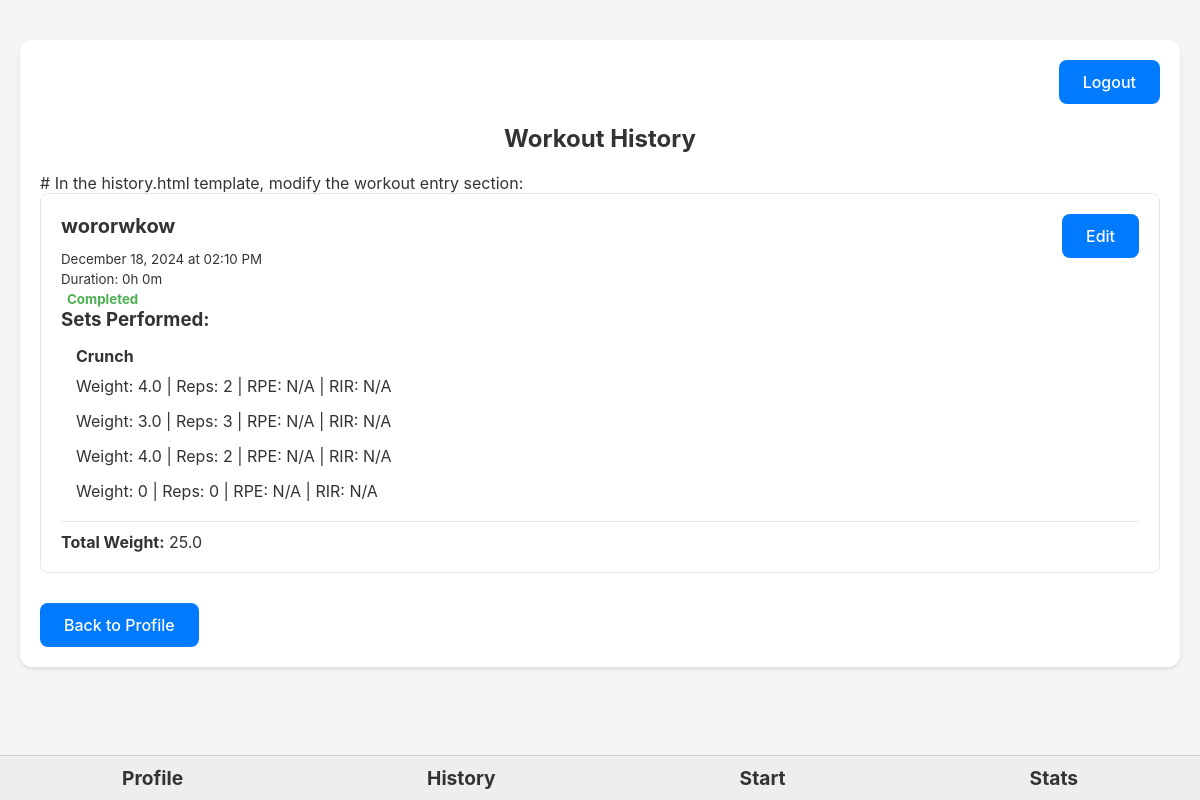
The app's page /history (signed in), older data.
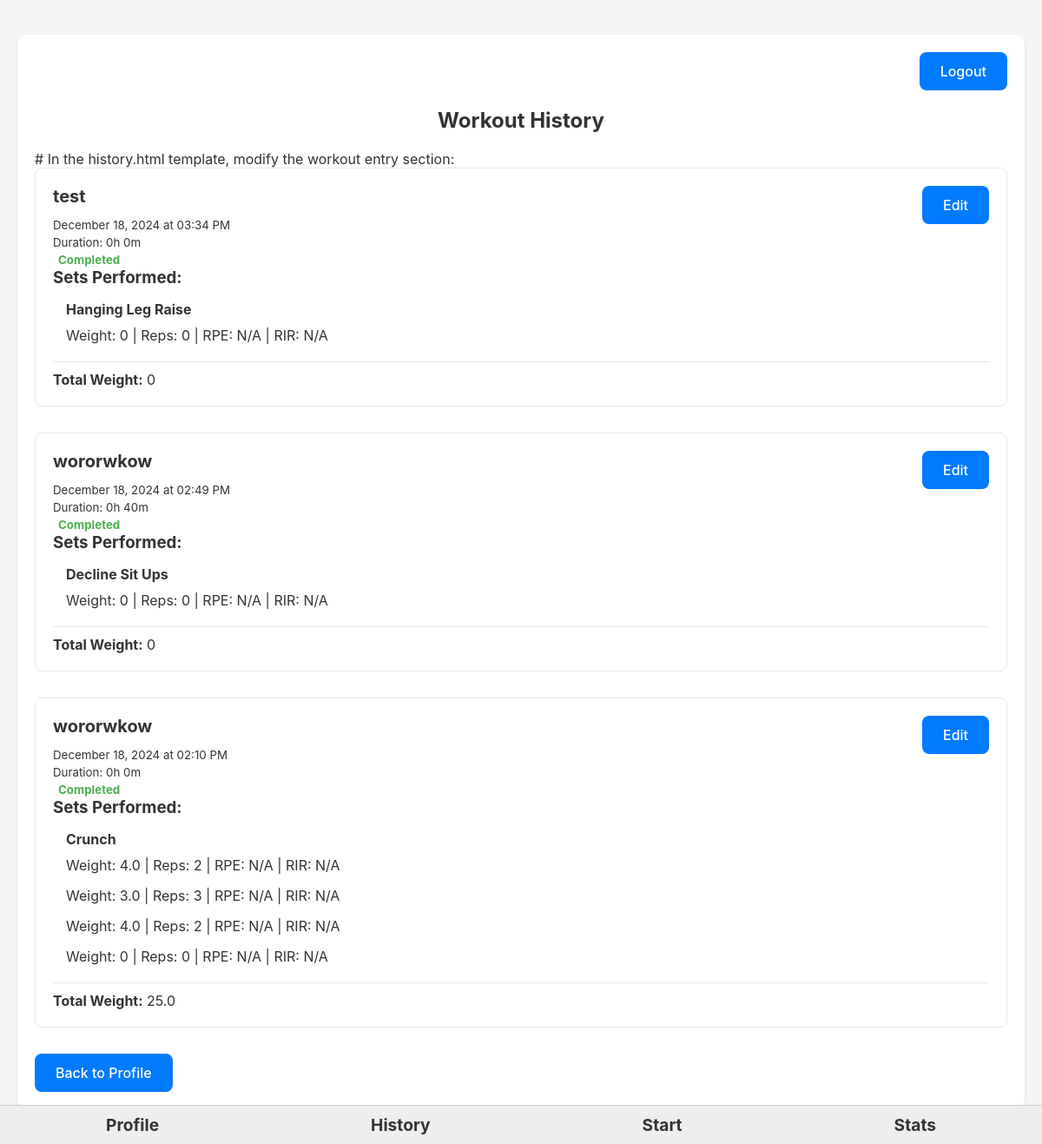
The same page, newer data.
### app.py (models this page shows, shortened)
class Workout(db.Model):
    id = db.Column(db.Integer, primary_key=True)
    user_id = db.Column(db.Integer, db.ForeignKey('user.id'), nullable=False)
    template_id = db.Column(db.Integer, db.ForeignKey('workout_template.id'))
    date = db.Column(db.DateTime, nullable=False, default=cstnow())
    name = db.Column(db.String(100))
    notes = db.Column(db.String(500))
    completed = db.Column(db.Boolean, default=False)
    end_time = db.Column(db.DateTime)  # Add this line
    sets = db.relationship('WorkoutSet', backref='workout', lazy=True)

class WorkoutSet(db.Model):
    id = db.Column(db.Integer, primary_key=True)
    workout_id = db.Column(db.Integer, db.ForeignKey('workout.id'), nullable=False)
    exercise_id = db.Column(db.Integer, db.ForeignKey('exercise.id'), nullable=False)
    weight = db.Column(db.Float)
    reps = db.Column(db.Integer)
    rpe = db.Column(db.Float)
    rir = db.Column(db.Integer)
    notes = db.Column(db.String(200))
    completed = db.Column(db.Boolean, default=False)
    exercise = db.relationship('Exercise', backref='sets')

class Exercise(db.Model):
    id = db.Column(db.Integer, primary_key=True)
    name = db.Column(db.String(100), nullable=False)
    category = db.Column(db.String(50), nullable=False)
    equipment = db.Column(db.String(50))

### app.py (the view)
@app.route('/history')
@login_required
def history():
    past_workouts = Workout.query.filter_by(user_id=current_user.id, completed=True).order_by(Workout.date.desc()).all()
    return render_template('history.html', workouts=past_workouts)

### app.py (called while the page is built)
@login_manager.user_loader
def load_user(user_id):
    return User.query.get(int(user_id))

### templates/history.html (shortened to what this page needs)
{% extends "base.html" %} {% block content %}
<div class="container">
    <div class="logout">
        <a href="{{ url_for('logout') }}" class="button">Logout</a>
    </div>
    <h1>Workout History</h1>
    {% if workouts %}
    # In the history.html template, modify the workout entry section:
    {% for w in workouts %}
        <div class="workout-entry">
            <div style="display: flex; justify-content: space-between; align-items: start;">
                <div>
                    <h2>{{ w.name or (w.template.name if w.template else 'Workout') }}</h2>
                    <small>{{ w.date.strftime('%B %d, %Y at %I:%M %p') }}</small><br>
                    {% if w.completed and w.end_time %}
                        {% set duration = w.end_time - w.date %}
                        {% set hours = duration.seconds // 3600 %}
                        {% set minutes = (duration.seconds % 3600) // 60 %}
                        <small>Duration: {{ hours }}h {{ minutes }}m</small><br>
                    {% endif %}
                    {% if w.completed %}
                        <small class="status completed">Completed</small>
                    {% else %}
                        <small class="status in-progress">In Progress</small>
                    {% endif %}
                </div>
                <a href="{{ url_for('edit_history', workout_id=w.id) }}" class="button" style="margin-left: 10px;">Edit</a>
            </div>
                {% if w.sets %}
                    <h3>Sets Performed:</h3>
                    {% set ns = namespace(total_weight=0, current_exercise=none, current_group=[]) %}
                    {% for s in w.sets %}
                        {% if ns.current_exercise != s.exercise.name or (ns.current_group and ns.current_group[-1].id != s.id - 1) %}
                            {% set ns.current_exercise = s.exercise.name %}
                            {% set ns.current_group = [s] %}
                            <div class="exercise-group">
                                <h4>{{ s.exercise.name }}</h4>
                        {% else %}
                            {% set ns.current_group = ns.current_group + [s] %}
                        {% endif %}
                        <div class="set-entry">
                            Weight: {{ s.weight if s.weight else 0 }} |
                            Reps: {{ s.reps if s.reps else 0 }} |
                            RPE: {{ s.rpe if s.rpe else 'N/A' }} |
                            RIR: {{ s.rir if s.rir else 'N/A' }}
                        </div>
                        {% if s.weight is not none and s.reps is not none %}
                            {% set ns.total_weight = ns.total_weight + (s.weight * s.reps) %}
                        {% endif %}
                        {% if loop.last %}
                            </div>
                        {% endif %}
                    {% endfor %}
                    <div class="total-weight">
                        <strong>Total Weight:</strong> {{ ns.total_weight }}
                    </div>
                {% else %}
                    <p>No sets recorded for this workout.</p>
                {% endif %}
            </div>
        {% endfor %}
    {% else %}
        <p class="history-body">No past workouts found.</p>
    {% endif %}
    <a href="{{ url_for('profile') }}" class="button">Back to Profile</a>
</div>
{% endblock %}

### templates/base.html (shortened to what this page needs)
<!DOCTYPE html>
<html lang="en">
<head>
    <link href="../static/style.css" rel="stylesheet">
</head>
<body>
    {% block content %}{% endblock %}
    <nav class="bottom-nav">
        <a href="{{ url_for('profile') }}">Profile</a>
        <a href="{{ url_for('history') }}">History</a>
        <a href="{{ url_for('start_workout_page') }}">Start</a>
        <a href="{{ url_for('stats') }}">Stats</a>
    </nav>
</body>
</html>

### static/style.css (style rules this page uses)
:root { --primary-color: #007AFF; --primary-hover-color: #0056b3; --danger-color: #dc3545; --danger-hover-color: #c82333; --success-color: #28a745; --success-hover-color: #218838; --neutral-color: #6c757d; --neutral-hover-color: #5a6268; --border-color: #ddd; --background-color: #f5f5f5; --card-background: white; --font-color: #333; --muted-color: #666; --muted-hover-color:#585353; --very-muted-color: #f0eaea; }
* { box-sizing: border-box; font-family: -apple-system, BlinkMacSystemFont, "Segoe UI", Roboto, Helvetica, Arial, sans-serif; margin: 0; padding: 0; }
body { background-color: var(--background-color); color: var(--font-color); padding: 20px; }
.container { max-width: 1200px; margin: 0 auto; padding: 20px; background-color: var(--card-background); border-radius: 12px; box-shadow: 0 2px 4px rgba(0, 0, 0, 0.1); padding: 20px; margin-bottom: 20px; }
h1 { font-size: 24px; color: var(--font-color); margin-bottom: 20px; text-align: center; }
h2 { font-size: 20px; color: var(--font-color); margin-bottom: 10px; }
button, a.button { background-color: var(--primary-color); color: white; border: none; padding: 12px 24px; border-radius: 8px; font-size: 16px; cursor:pointer; align-items: center; text-decoration: none; display: inline-block; transition: background-color 0.3s ease, transform 0.2s ease; }
.logout { text-align: right; }
.logout .button { background-color: var(--primary-color); }
a { color: var(--primary-color); text-decoration: none; font-weight: 500; }
.bottom-nav { position: fixed; bottom: 0; left: 0; width: 100%; background-color: #eee; display: flex; justify-content: space-around; padding: 10px 0; border-top: 1px solid #ccc; }
.bottom-nav a { color: var(--font-color); font-weight: bold; font-size: larger; }

### templates/history.html (style rules this page uses)
.logout { text-align: right; margin-bottom: 20px; }
.button { padding: 8px 16px; background-color: #3B82F6; color: white; border: none; border-radius: 6px; text-decoration: none; }
.workout-entry { margin-bottom: 30px; padding: 20px; border: 1px solid #E5E7EB; border-radius: 8px; }
.status { font-weight: bold; padding: 2px 6px; border-radius: 4px; }
.completed { color: #4CAF50; }
.exercise-group { margin: 15px 0; padding-left: 15px; }
.set-entry { margin: 5px 0; padding: 5px 0; }
.total-weight { margin-top: 15px; padding-top: 10px; border-top: 1px solid #E5E7EB; }

Row changes from the older to the newer data that the page shows:
added Workout: name "test", date "December 18, 2024 at 03:34 PM", hours "0", minutes "0", completed "Completed", total_weight "0"
added WorkoutSet: exercise.name "Hanging Leg Raise", weight "0", reps "0", rpe "N/A", rir "N/A", shown under "test"
now on this page (row edited): Workout: name "wororwkow", date "December 18, 2024 at 02:49 PM", hours "0", minutes "40", completed "Completed", total_weight "0"
added WorkoutSet: exercise.name "Decline Sit Ups", weight "0", reps "0", rpe "N/A", rir "N/A", shown under "wororwkow"
